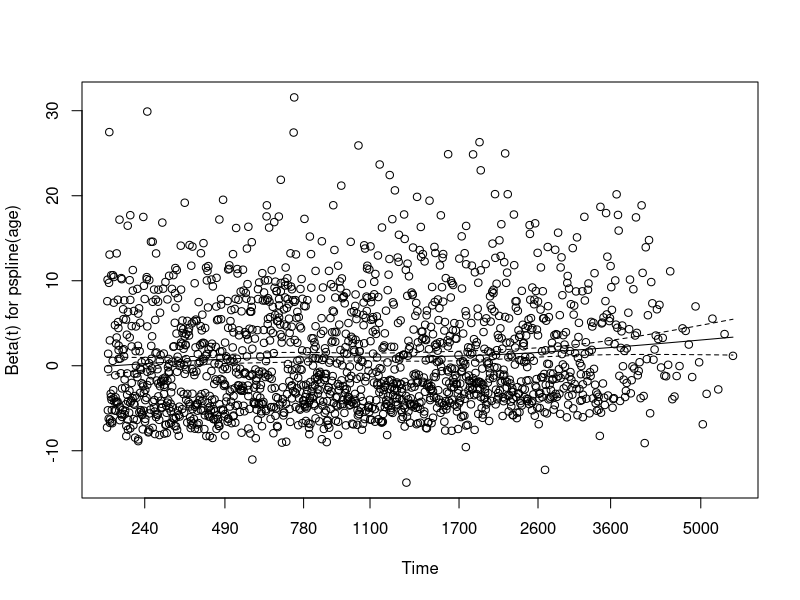
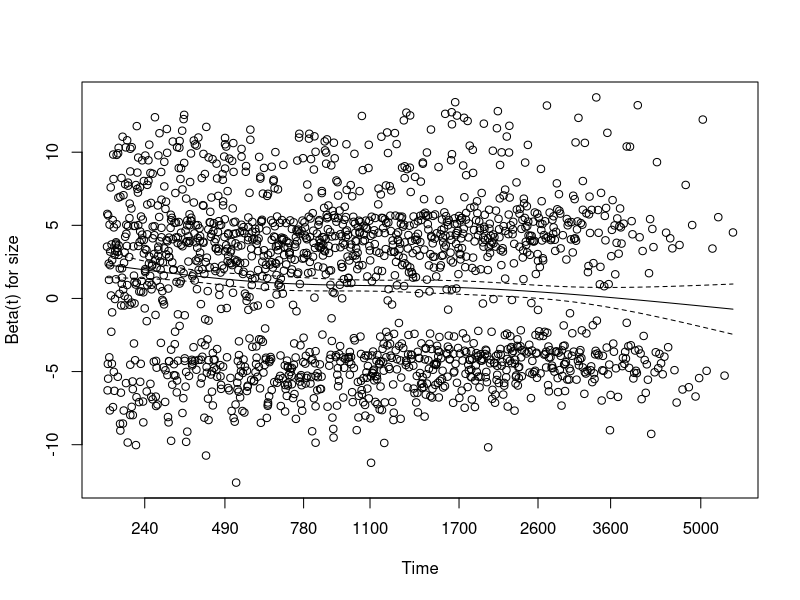
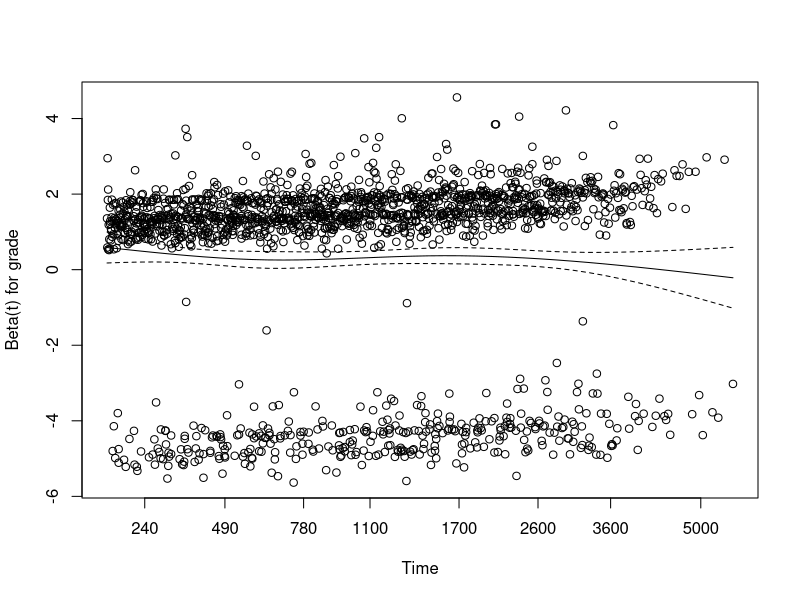
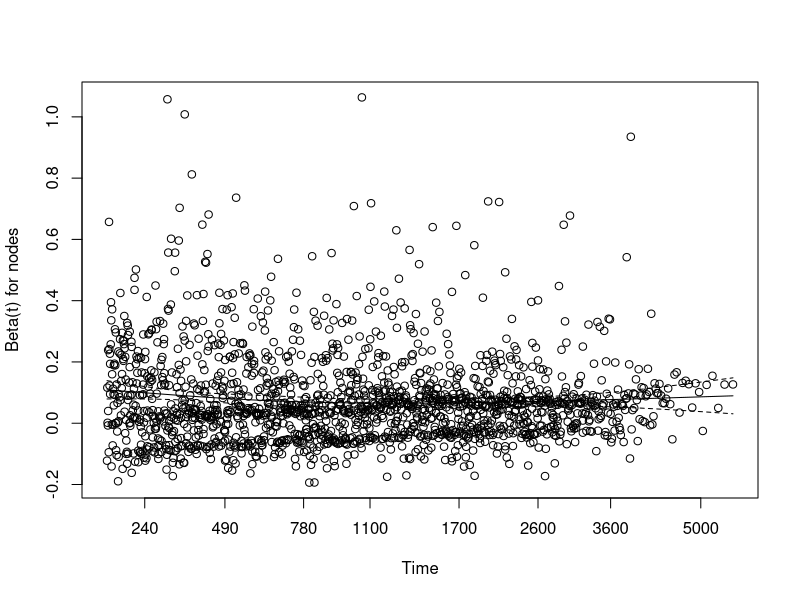
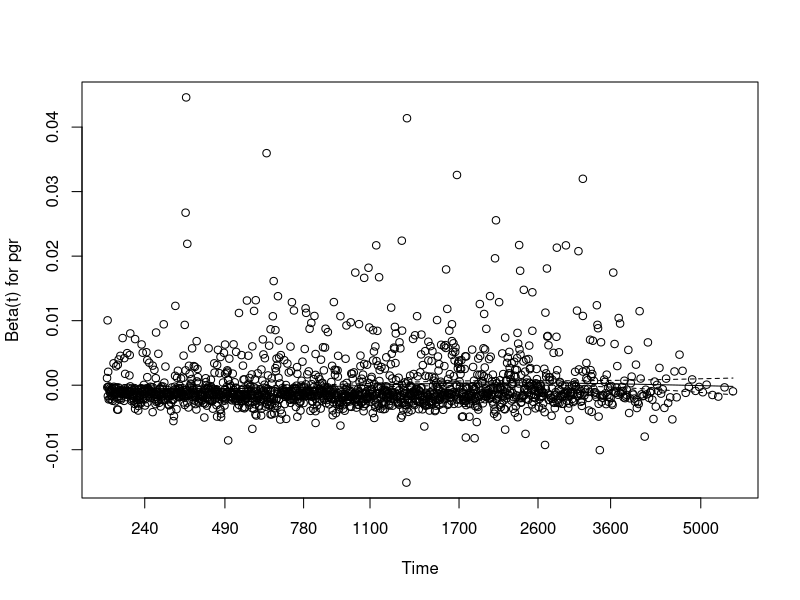
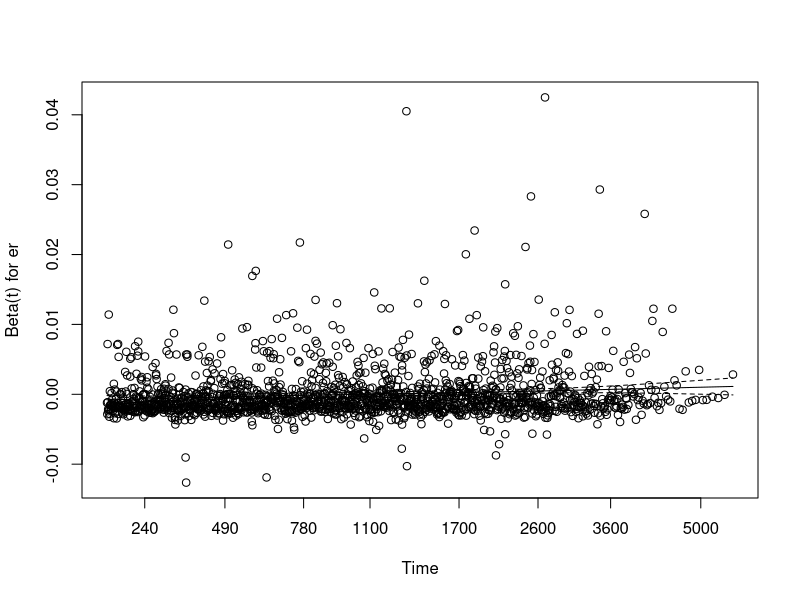
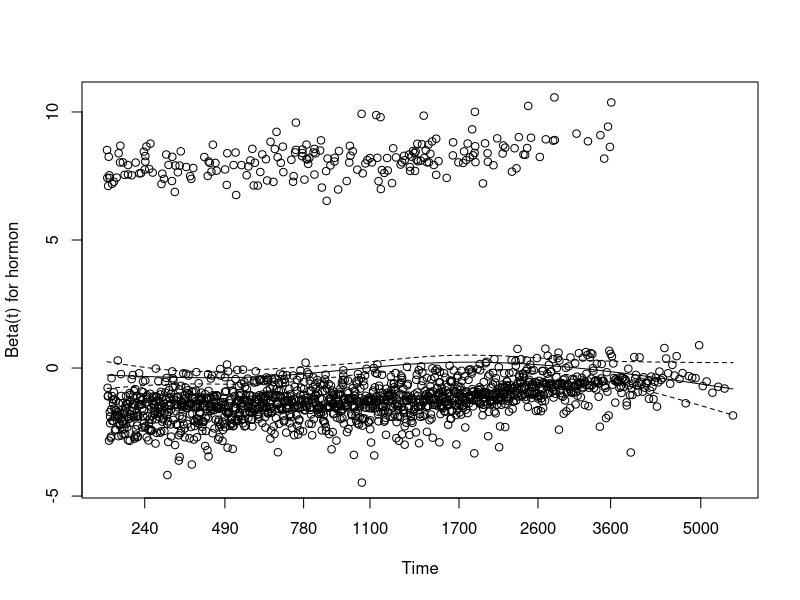
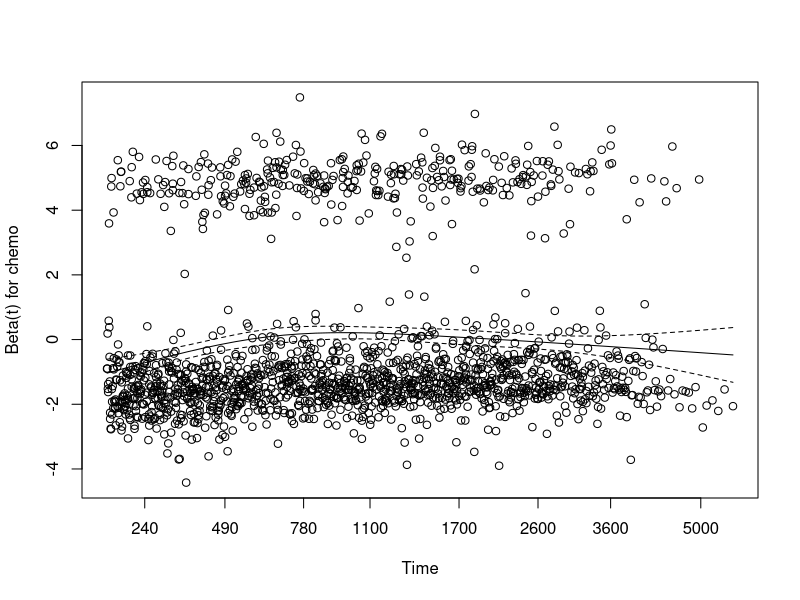

The R source for these figures, in order:
## ---- chunk 1
library(survival)
rotterdam
## ---- chunk 2
rfs  <- pmax(rotterdam$recur, rotterdam$death)
rfstime <- with(rotterdam, ifelse(recur==1, rtime, dtime))
fit1 <- coxph(Surv(rfstime, rfs) ~ pspline(age) + size + grade + nodes + pgr + er + hormon + chemo, data = rotterdam)
summary(fit1)

## ---- chunk 3
# Fit a basic Cox proportional hazards model
cox_model <- coxph(Surv(rtime, recur) ~ age + size + grade + nodes + pgr + er + hormon + chemo, data = rotterdam)
summary(cox_model)
## ---- chunk 4
# Checking the Proportional Hazards assumption
cox.zph_model <- cox.zph(fit1)
plot(cox.zph_model)

## ---- chunk 5




